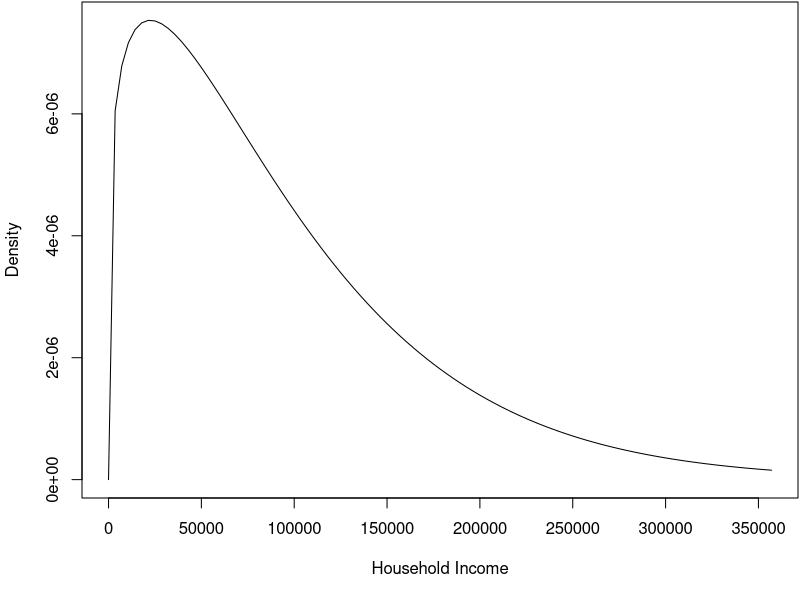
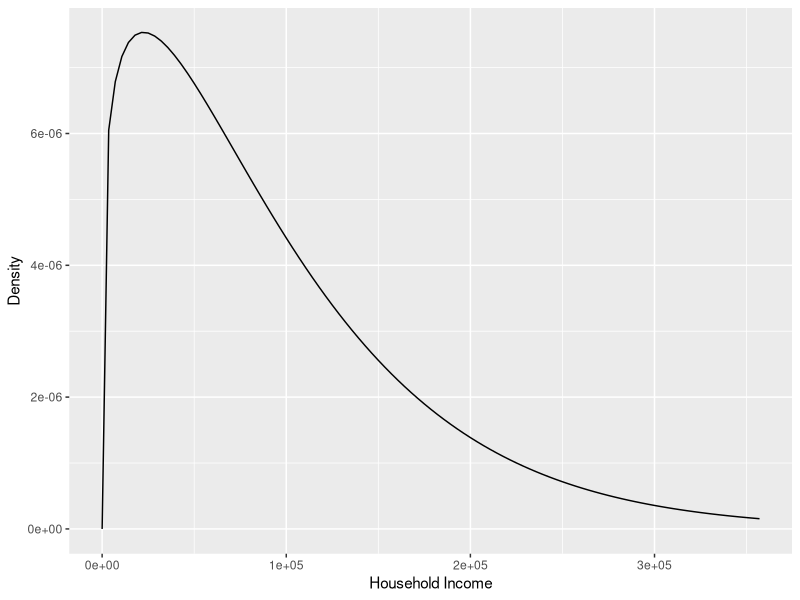
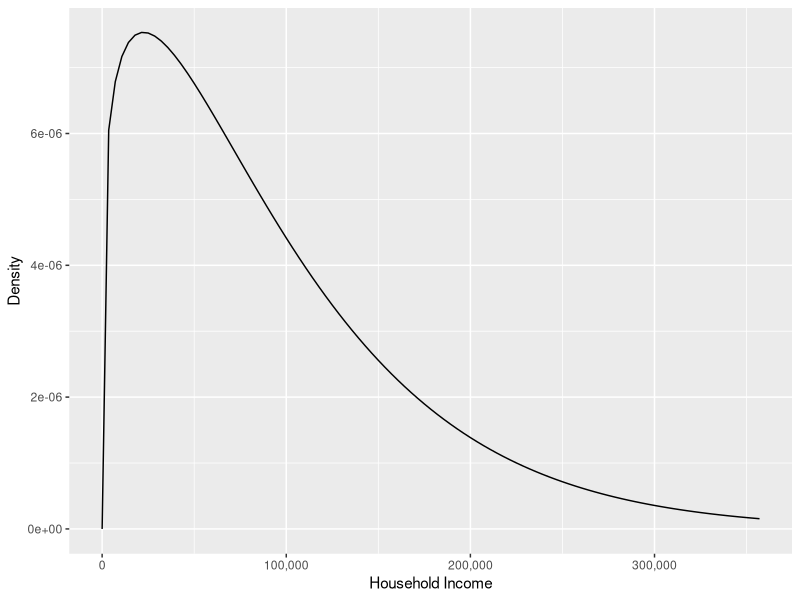
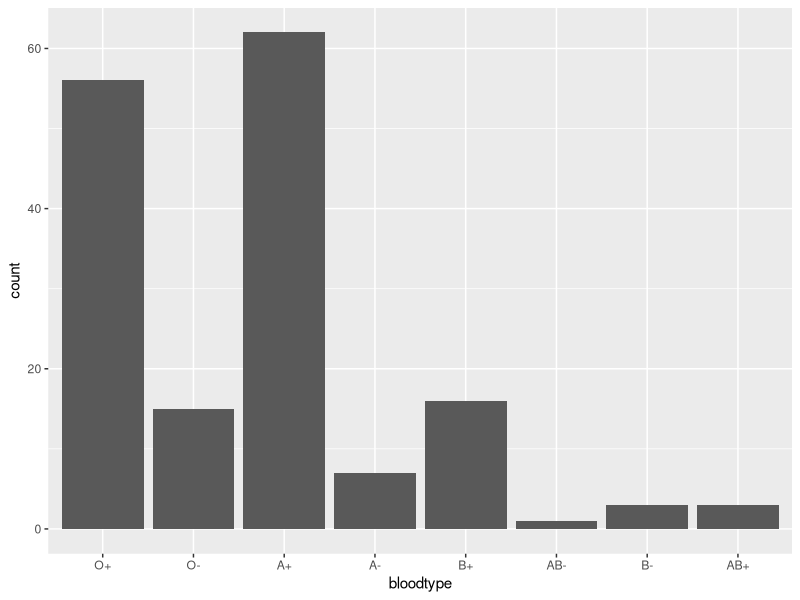
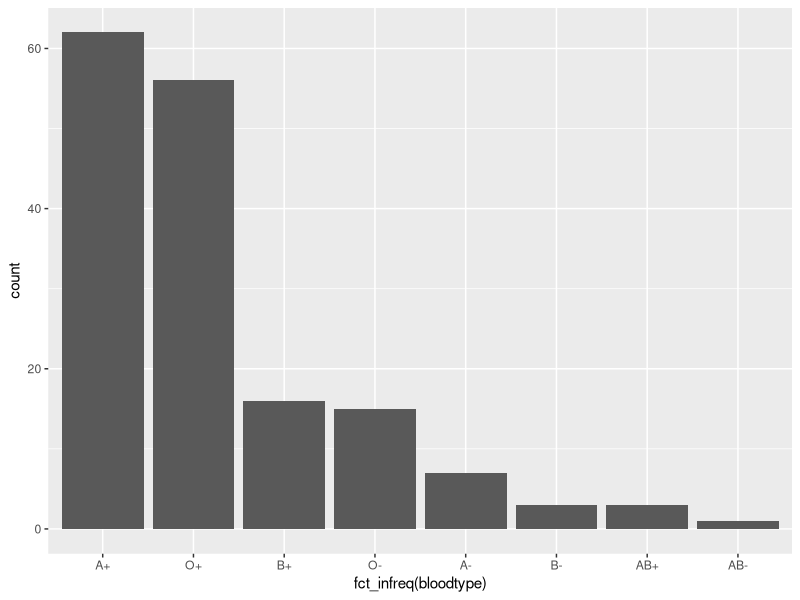
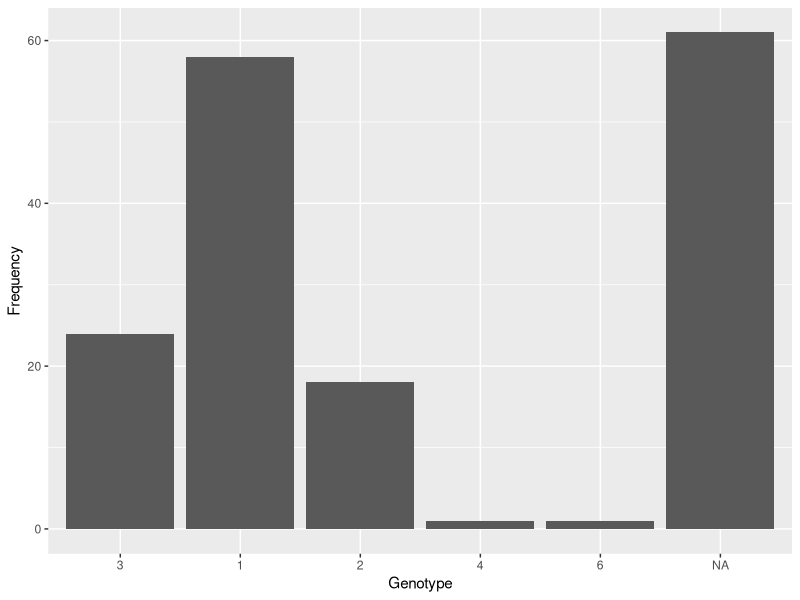
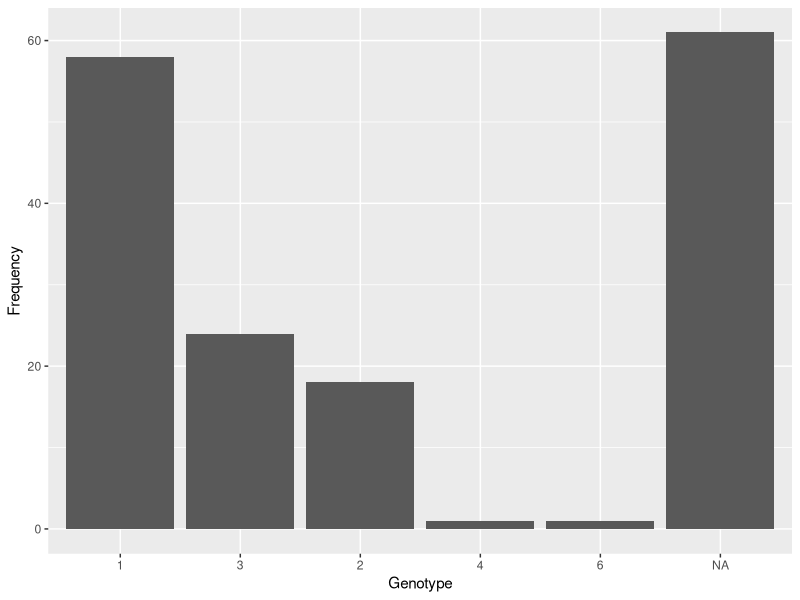
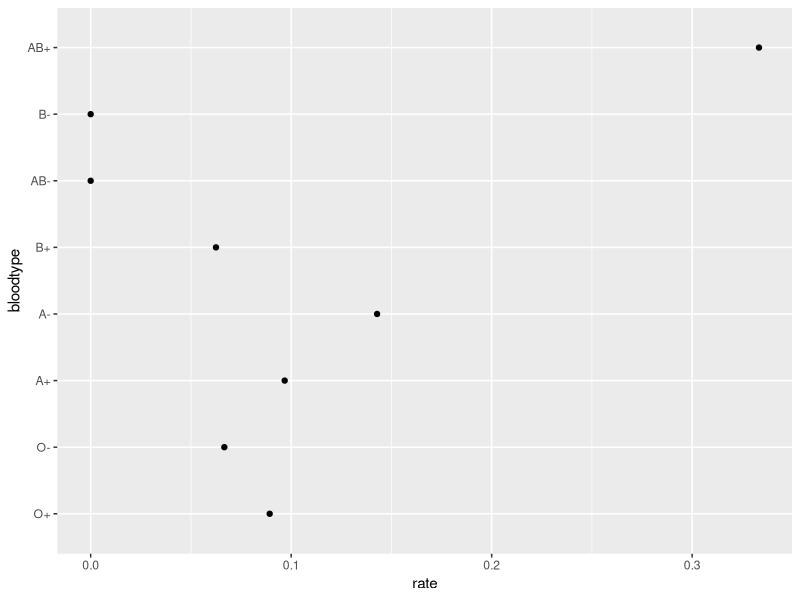

Write R code to recreate these figures, in order.
## ---- chunk 1

x <- sample(rep(c("M","F"), 3), 6)            # x is a character vector 
x   
f <- factor(x)                                # Creating a factor f 
f
levels(f)                                     # Used to get or modify levels of a factor
## ---- chunk 2
attributes(f)
is.character(f)
is.factor(f)
as.character(f)       # Coercion to character gives factor levels of obs. as character.
## ---- chunk 3
typeof(f)             # The internal type/storage mode
is.integer(f)         # See R help for is.integer
is.numeric(f)         # See R help for is.numeric
## ---- chunk 4
f
unclass(f)      # Stripping off the class ("factor")
as.integer(f)   # Coerced to integer (there is rarely any reason to do this)
## ---- chunk 5
f2 <- f 
f2
levels(f2) <- c("M", "F")       # Trying to make M first. 
levels(f2)
f2
## ---- chunk 6
as.integer(f)
levels(f)
as.integer(f2)
levels(f2)
## ---- chunk 7
f
f2 <- f
levels(f2) <- c("Female", "Male")
f2
## ---- chunk 8
x
f2 <- factor(x, levels = c("M", "F")) 
f2
## ---- chunk 9
factor(x, levels = c("M", "F", "NB"))
## ---- chunk 10
f
f2 <- relevel(f, ref = "M") 
f2
## ---- chunk 11
as.integer(f2)
## ---- chunk 12
x <- rep(c("Agree", "Neutral", "Disagree"), times = c(3, 1, 2)) 
x
of <- ordered(x) 
of
## ---- chunk 13
of <- ordered(x, levels = c("Disagree", "Neutral", "Agree")) 
of
## ---- chunk 14
of2 <- ordered(x,
              levels = c("Strongly Disagree", "Disagree",
                         "Neutral", "Agree", "Strongly Agree"))
of2
of
attributes(of)
is.ordered(of)
is.factor(of)   # `of` is already a factor so `as.factor(of)` won't change it.
## ---- chunk 15
f <- factor(of, ordered = FALSE) 
is.ordered(f)
f
## ---- chunk 16
of
levels(of)
of2 <- of
levels(of2) <- rev(levels(of2))     # WRONG!!!
of2                                 # "Agree"s and "Disagree"s are flipped!
## ---- chunk 17
of
of2 <- ordered(of, levels = rev(levels(of))) 
of2
## ---- chunk 18
inc_shape <- 1.2 
inc_scale <- 100000
round(qweibull(c(0.10, 0.25, 0.50, 0.75, 0.90), shape = inc_shape, scale = inc_scale))
## ---- chunk 19
#| fig-cap: "Weibull density with shape parameter 1.2 and scale parameter 100,000."
#| fig-alt: "Weibull density with shape parameter 1.2 and scale parameter 100,000."

opar <- par(mar = c(5.1, 4.1, 0.1, 0.1)) 
curve(dweibull(x, shape = inc_shape, scale = inc_scale),
      xlim = c(0, qweibull(0.99, shape = inc_shape, scale = inc_scale)), 
      xlab = "Household Income",
      ylab = "Density")
par(opar)
## ---- chunk 20
#| echo: false

library(ggplot2)
## ---- chunk 21
#| fig-cap: "Weibull density with shape parameter 1.2 and scale parameter 100,000."
#| fig-alt: "Weibull density with shape parameter 1.2 and scale parameter 100,000."

ggplot() +
    geom_function(fun = dweibull, args = list(shape = inc_shape, scale = inc_scale)) +
    xlim(c(0, qweibull(0.99, shape = inc_shape, scale = inc_scale))) +
    labs(x = "Household Income", y = "Density")
## ---- chunk 22
#| fig-cap: "Weibull density with shape parameter 1.2 and scale parameter 100,000."
#| fig-alt: "Weibull density with shape parameter 1.2 and scale parameter 100,000."

ggplot() +
    geom_function(fun = dweibull, args = list(shape = inc_shape, scale = inc_scale)) +
    labs(x = "Household Income", y = "Density") +
    scale_x_continuous(
        limits = c(0, qweibull(0.99, shape = inc_shape, scale = inc_scale)),
        labels = scales::label_comma() 
    )
## ---- chunk 23
income <- round(rweibull(15, shape = inc_shape, scale = inc_scale)) 
income
## ---- chunk 24
income_group <- cut(income, breaks = 5) 
income_group
## ---- chunk 25
income
income_group <- cut(income/1000, breaks = c(0, 15, 30, 50, 75, 100, 150, 200, Inf))
income_group
table(income_group)
## ---- chunk 26
breaks<-seq(from = 0, to = 20, by = 5) 
breaks <- c(breaks, Inf)
income_group <- cut(income/10000, breaks) 
income_group
table(income_group)
## ---- chunk 27
breaks <- seq(from = 0, to = 200, by = 50)

labels <- paste(breaks[-length(breaks)], breaks[-1], sep = "-") 
labels <- c(labels, max(breaks))
labels <- paste0("$", labels, "K")
labels[length(labels)] <- paste0(labels[length(labels)], "+")

breaks <- c(breaks, Inf)

income_group <- cut(income/1000, breaks, labels = labels) 

table(income_group)
## ---- chunk 28
income_group <- cut(income/1000, breaks, labels = labels, ordered_result = TRUE)
income_group
## ---- chunk 29
#| message: false

library(tidyverse)
hcv <- read_csv("hcv.csv")
hcv
## ---- chunk 30
hcv <- hcv |> 
  mutate(hcv_genotype = as_factor(hcv_genotype), 
         bloodtype = as_factor(bloodtype))
hcv
## ---- chunk 31
hcv |> count(hcv_genotype)   # Same as hcv |> summarize(n = n(), .by = hcv_genotype)
## ---- chunk 32
hcv <- hcv |> 
  mutate(hcv_genotype = fct_collapse(hcv_genotype, 
                                     "1" = c("1", "1A", "1B"), 
                                     "2" = c("2", "2B"),
                                     "3" = "3",
                                     "4" = "4",
                                     "6" = "6"))
hcv |> count(hcv_genotype)
## ---- chunk 33
hcv |> 
  mutate(hcv_genotype = fct_lump_min(hcv_genotype, 10)) |> 
  count(hcv_genotype)
hcv |> 
  mutate(hcv_genotype = fct_lump_min(hcv_genotype, 20)) |> 
  count(hcv_genotype)
## ---- chunk 34
hcv |> 
  mutate(hcv_genotype = fct_lump_prop(hcv_genotype, 0.10)) |> 
  count(hcv_genotype)
## ---- chunk 35
hcv |> 
  mutate(hcv_genotype = fct_lump_n(hcv_genotype, 3)) |> 
  count(hcv_genotype)
hcv |> 
  mutate(hcv_genotype = fct_lump_n(hcv_genotype, 2)) |> 
  count(hcv_genotype)
## ---- chunk 36
hcv |> mutate(bloodtype = fct_infreq(bloodtype)) |> 
  count(bloodtype)
## ---- chunk 37
hcv |> 
  mutate(hcv_genotype = fct_lump_lowfreq(bloodtype)) |> 
  count(hcv_genotype)
## ---- chunk 38
hcv <- hcv |> 
  mutate(bloodtype = fct_relevel(bloodtype, c("O+", "O-")))
hcv |> count(bloodtype)
## ---- chunk 39
of
fct_rev(of)
## ---- chunk 40
#| fig-cap: "Blood type of mother."
#| fig-alt: "Blood type of mother."

ggplot(hcv, aes(x = bloodtype)) + geom_bar()
## ---- chunk 41
#| fig-cap: "Blood type of mother."
#| fig-alt: "Blood type of mother."

ggplot(hcv, aes(x = fct_infreq(bloodtype))) + geom_bar()
## ---- chunk 42
#| fig-cap: "HCV genotype carried by mother."
#| fig-alt: "HCV genotype carried by mother."

ggplot(hcv, aes(x = hcv_genotype)) + 
  labs(x = "Genotype", y = "Frequency") + 
  geom_bar()
## ---- chunk 43
#| fig-cap: "HCV genotype carried by mother."
#| fig-alt: "HCV genotype carried by mother."

ggplot(hcv, aes(x = fct_infreq(hcv_genotype))) + 
  labs(x = "Genotype", y = "Frequency") + 
  geom_bar()
## ---- chunk 44
transmission_by_bloodtype <- hcv |> 
  group_by(bloodtype, infant_hcv) |> 
  summarise(n = n()) |> # up to 8 * 2 = 16 rows, 3 cols (bloodtype, infant_hcv, n)
  pivot_wider(names_from = infant_hcv, values_from = n, values_fill = 0L) |>
  mutate(n = N + Y, rate = Y / n)
transmission_by_bloodtype
## ---- chunk 45
#| fig-cap: "Vertical tranmission rate by blood type."
#| fig-alt: "Vertical tranmission rate by blood type."

transmission_by_bloodtype |> 
  ggplot(aes(x = rate, y = bloodtype)) + 
  geom_point()
## ---- chunk 46
#| fig-cap: "Vertical tranmission rate by blood type."
#| fig-alt: "Vertical tranmission rate by blood type."

transmission_by_bloodtype |> 
  ggplot(aes(x = rate, y = fct_reorder(bloodtype, rate))) + 
  geom_point()
## ---- chunk 47
#| fig-cap: "Vertical tranmission rate by blood type."
#| fig-alt: "Vertical tranmission rate by blood type."

transmission_by_bloodtype |> 
  ggplot(aes(x = rate, y = fct_reorder(bloodtype, rate), size = n)) + 
  geom_point() + 
  labs(x = "Transmission Rate", y = "Bloodtype", size = "Sample Size")
## ---- chunk 48
hcv <- hcv |> 
  mutate(abo = fct_collapse(bloodtype, 
                            A = c("A+", "A-"),
                            B = c("B+", "B-"), 
                            AB = c("AB+", "AB-"), 
                            O = c("O+", "O-")),
         rh = fct_collapse(bloodtype,
                           "pos" = c("A+", "B+", "AB+", "O+"),
                           "neg" = c("A-", "B-", "AB-", "O-"))
)
hcv |> count(abo) 
hcv |> count(rh)
## ---- chunk 49
transmission_by_abo <- hcv |> 
  group_by(abo, infant_hcv) |>
  summarise(n = n()) |> # 4 * 2 = 8 rows, 3 columns (abo, infant_hcv, n)
  pivot_wider(names_from = infant_hcv, values_from = n, values_fill = 0L) |>
  mutate(n = N+Y, rate = Y/n)
transmission_by_abo
## ---- chunk 50
#| fig-cap: "Vertical tranmission rate by blood group."
#| fig-alt: "Vertical tranmission rate by blood group."

transmission_by_abo |> 
  ggplot(aes(x = rate, y = fct_reorder(abo, rate), size = n)) + 
  geom_point() + 
  labs(x = "Transmission Rate", y = "Bloodtype", size = "Sample Size")
